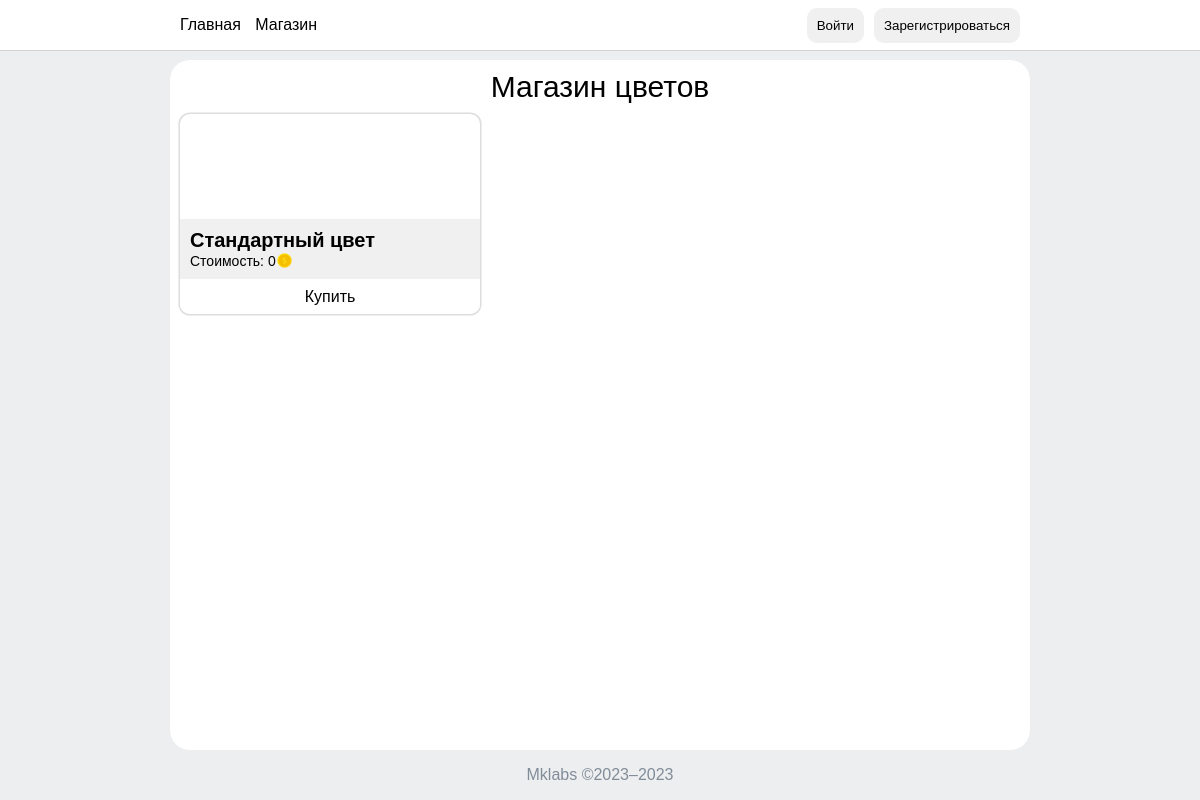
The page /market/ on the database as committed earlier.
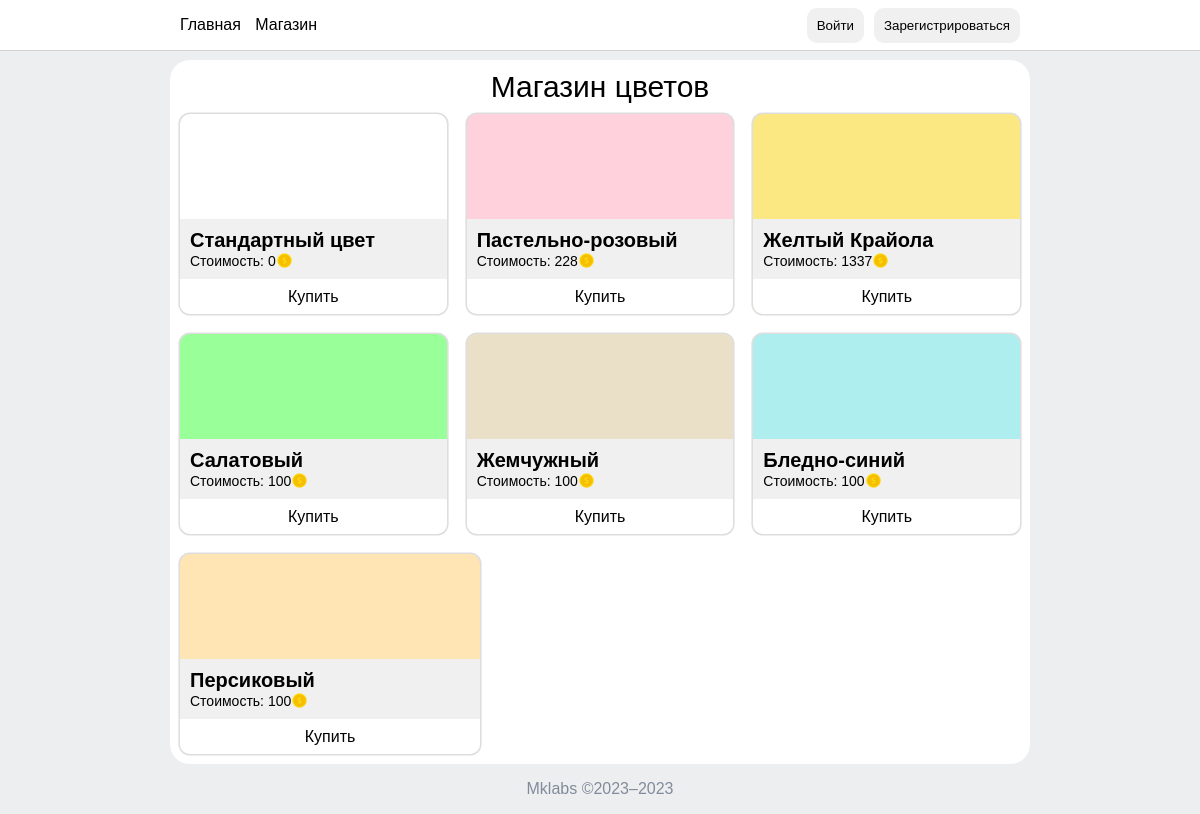
The same page on the database as committed later.
### myapp/models.py (models this page shows)
class Color(models.Model):
    name = models.CharField(max_length=30)
    hex_code = models.CharField(max_length=7)
    cost = models.IntegerField(default=0, validators=[MinValueValidator(0)])

### myapp/views.py (the view)
# urls.py: path('market/', market, name='market'),
def market(request):
    colors = Color.objects.all()
    user = request.user if request.user.is_authenticated else None
    if user:
        user_market = UserMarket.objects.get(user=user)
    else:
        user_market = None
    return render(request, 'market.html', {'colors': colors, 'user_market': user_market})

### myapp/context_processor.py (called while the page is built)
def balance_processor(request):
    user = request.user
    if user.is_authenticated:
        user_market = UserMarket.objects.filter(user=user).first()
    else:
        user_market = None
    return {'user_market': user_market}

def user_processor(request):
    user = request.user if request.user.is_authenticated else None
    return {'user': user}

### templates/market.html (shortened to what this page needs)
{% extends 'index.html' %}
{% block content %}
    <div class="page-title">Магазин цветов</div>
    <div class="cards">
        {% for color in colors %}
            <div style="background-color: {{ color.hex_code }} !important;"
                 class="card{% if color == user_market.active_color %} active-color {% else %} nonactive-color {% endif %}">
                <div class="card-info" id="{{ color.id }}">
                    <div class="color-info">
                        <div class="color-name">{{ color.name }}</div>
                        <div class="color-currency">Стоимость: {{ color.cost }}<img src="/static/icons/coin.png"></div>
                    </div>
                    {% if color == user_market.active_color %}
                        <div class="activated">Цвет активирован</div>
                    {% elif color in user_market.purchased_colors.all %}
                        <button class="activate-button activated" data-color-id="{{ color.id }}">Активировать</button>
                    {% else %}
                        <button class="buy-button activated" data-color-id="{{ color.id }}">Купить</button>
                    {% endif %}
                </div>
            </div>
        {% endfor %}
    </div>
{% endblock %}

### templates/index.html (shortened to what this page needs)
{% load static %}
<!DOCTYPE html>
<html>
<head>
    <link rel="stylesheet" href="{% static 'css/main.css' %}">
    <link rel="stylesheet" href="{% static 'css/surveys.css' %}">
    <link rel="stylesheet" href="{% static 'css/colors.css' %}">
</head>
<body>
<header style="background-color: {{ user_market.active_color.hex_code }} !important;">
    <nav>
        <ul>
            <li><a href="/">Главная</a></li>
            <li><a href="/market/">Магазин</a></li>
        </ul>
        <div id="container">
            {% if user != None and user.username != "" %}
                <div class="greet">
                    <p>Добро пожаловать, {{ user.username }}!</p>
                    <div class="balance">Баланс: {{ user_market.balance }}<img src="/static/icons/coin.png"></div>
                </div>
                <button class="button" id="logout">Выйти</button>
                </div>
            {% else %}
                <button class="button" id="login">Войти</button>
                <button class="button" id="signin">Зарегистрироваться</button>
            {% endif %}
        </div>
    </nav>
</header>
<main>
    <div class="content">
        {% block content %}{% endblock %}
    </div>
</main>
<footer>
    Mklabs ©2023–2023
</footer>
</body>
</html>

### static/css/main.css (style rules this page uses)
:root { --backgroind-color: #edeef0; --buttons-color: #f0f0f0; --sub-text: #818c99; --active: #D6D6D6 }
body { font-family: Arial, Verdana, sans-serif !important; margin: 0; padding: 0; display: flex; flex-direction: column; min-height: 100vh; }
.page-title { font-size: 30px; width: 100%; text-align: center; margin-bottom: 10px; }
header { background-color: white; border-bottom: 1px solid lightgrey; color: black; position: fixed; top: 0; left: 0; width: 100%; height: 50px; display: flex; justify-content: center; z-index: 997; }
img { height: 100%; }
nav { min-width: 750px; width: 70%; display: flex; align-items: center; justify-content: space-between; }
nav #container { display: flex; flex-direction: row; align-items: center; }
nav button { margin-left: 10px; }
button { color: black; background-color: var(--buttons-color); border: 0; border-radius: 10px; padding: 10px; text-decoration: none; cursor: pointer; }
nav ul { list-style: none; margin: 0; padding: 0; }
nav li { display: inline-block; margin-right: 10px; }
nav li a { color: black; text-decoration: none; }
main { background-color: var(--backgroind-color); margin-top: 50px; display: flex; justify-content: center; flex: 1; min-width: 100vh; }
.content { background-color: white; min-width: 750px; width: 70%; padding: 10px; margin-top: 10px; border-radius: 20px; display: flex; flex-direction: column; }
.cards { display: flex; justify-content: flex-start; flex-wrap: wrap; margin: -10px; }
.card { flex: 1 0 200px; min-width: 200px; max-width: 300px; height: 200px; margin: 10px; background-color: var(--buttons-color); border: 0; border-radius: 10px; padding: 10px; box-sizing: border-box; position: relative; overflow: hidden; }
footer { background-color: var(--backgroind-color); color: var(--sub-text); text-align: center; bottom: 0; left: 0; width: 100%; min-width: 750px; height: 50px; display: flex; align-items: center; justify-content: center; }

### static/css/colors.css (style rules this page uses)
.card-info { display: flex; flex-direction: column; justify-content: flex-end; align-items: flex-start; background-color: var(--buttons-color); position: absolute; left: 0; bottom: 0; width: 100%; padding: 10px; box-sizing: border-box; font-size: 14px; }
.color-info { margin-bottom: 35px; }
.activated { position: absolute; left: 0; bottom: 0; background: white; display: flex; align-items: center; width: 100%; justify-content: center; height: 35px; font-size: 16px !important; }
button.activated { border-radius: 0; }
.color-name { font-size: 20px; font-weight: bold; }
.color-currency { height: 17px; display: flex; align-items: center; }
.nonactive-color { box-shadow: 0 0 0 0.1rem rgba(123, 123, 123, 0.25); }

Rows that differ between the two databases and show on the page:
added Color: name "Пастельно-розовый", cost "228"
added Color: name "Желтый Крайола", cost "1337"
added Color: name "Салатовый", cost "100"
added Color: name "Жемчужный", cost "100"
added Color: name "Бледно-синий", cost "100"
added Color: name "Персиковый", cost "100"
